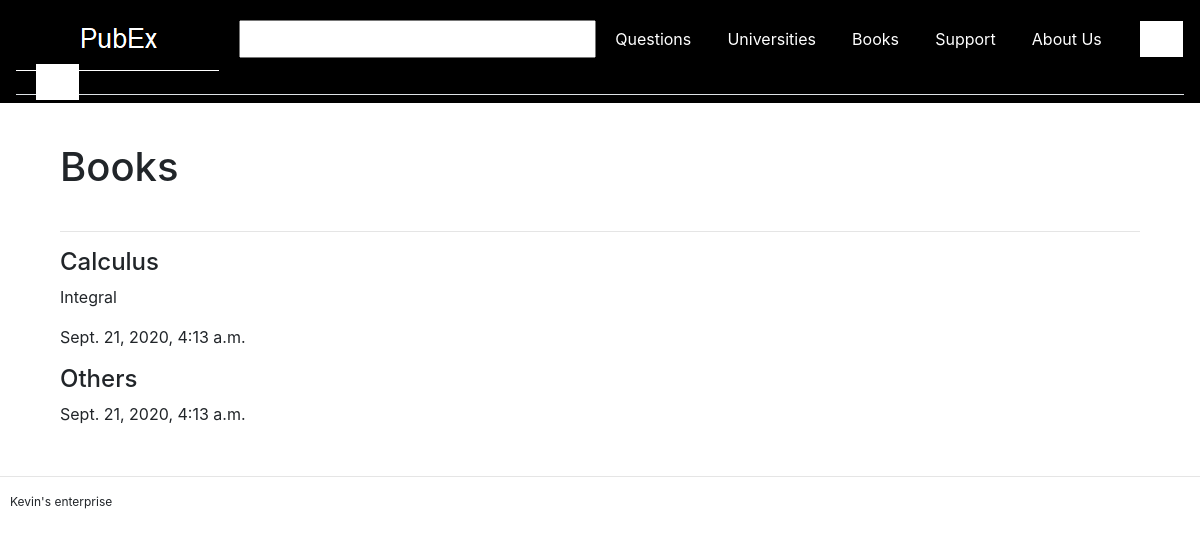
Before: /books with the older database file.
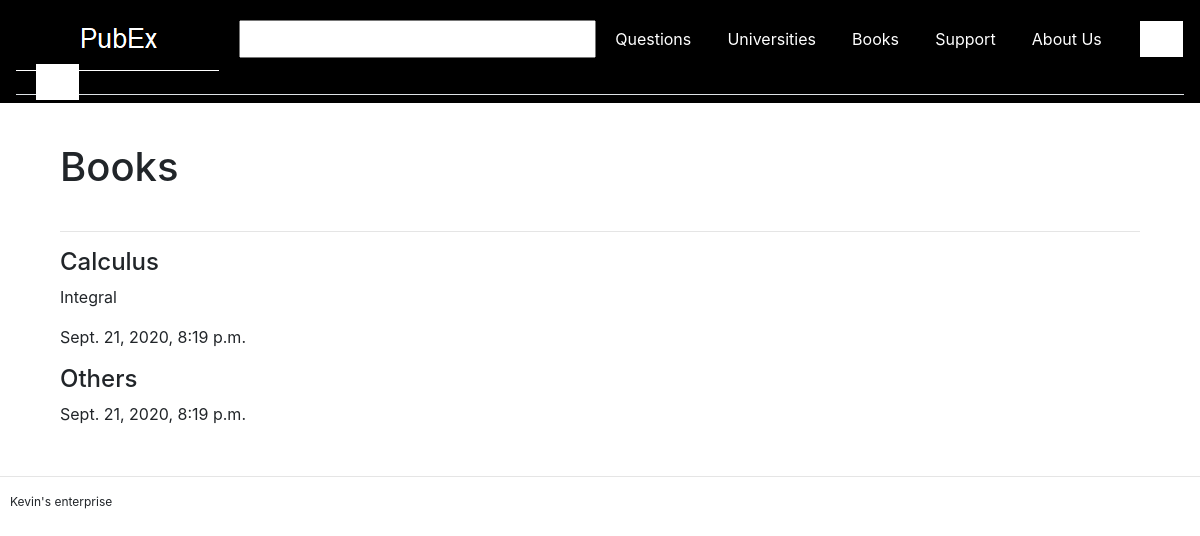
After: the same page with the newer database file.
### base/models.py (models this page shows, shortened)
class Book(models.Model):
    date_created = models.DateTimeField(auto_now_add=True, null=True)
    title = models.CharField(max_length=100)
    note = models.CharField(max_length=400, blank=True, null=True)
    like_count = models.IntegerField(default=0, blank=True)
    deslike_count = models.IntegerField(default=0, blank=True)
    questions = models.ManyToManyField(Question, blank=True)
    subject = models.ManyToManyField(Subject, blank=True)
    users = models.ManyToManyField(UserPermission, blank=True)
    commentaries = models.ManyToManyField(Commentary, blank=True)
    likes = models.ManyToManyField(Like, blank=True)
    deslikes = models.ManyToManyField(Deslike, blank=True)
    reports = models.ManyToManyField(Report, blank=True)

### base/views.py (the view)
# urls.py: path('books', views.books, name='books'),
def books(request):
	books = Book.objects.all()
	paginator = Paginator(books, 5)
	page = request.GET.get('page')
	try:
		books = paginator.page(page)
	except PageNotAnInteger:
		books = paginator.page(1)
	except EmptyPage:
		books = paginator.page(paginator.num_pages)
	context = {'page':page, 'books':books,}
	return render(request, 'base/books.html', context)

### base/templates/base/books.html (shortened to what this page needs)
{%  extends 'base/main.html' %}
{% block content %}
<div class="container">
    <h1 style="margin-bottom:40px;">Books</h1>
    <hr>
    {% for book in books %}
        <h4>{{book.title}}</h4>
        {% if book.note != None %}
            <p>{{book.note}}</p>
        {% endif %}
        <p>{{book.date_created}}</p>
    {% endfor %}
</div>
{% endblock %}

Changed rows visible on the page:
changed Book "Calculus": date_created "Sept. 21, 2020, 4:13 a.m." → "Sept. 21, 2020, 8:19 p.m."
changed Book "Others": date_created "Sept. 21, 2020, 4:13 a.m." → "Sept. 21, 2020, 8:19 p.m."
